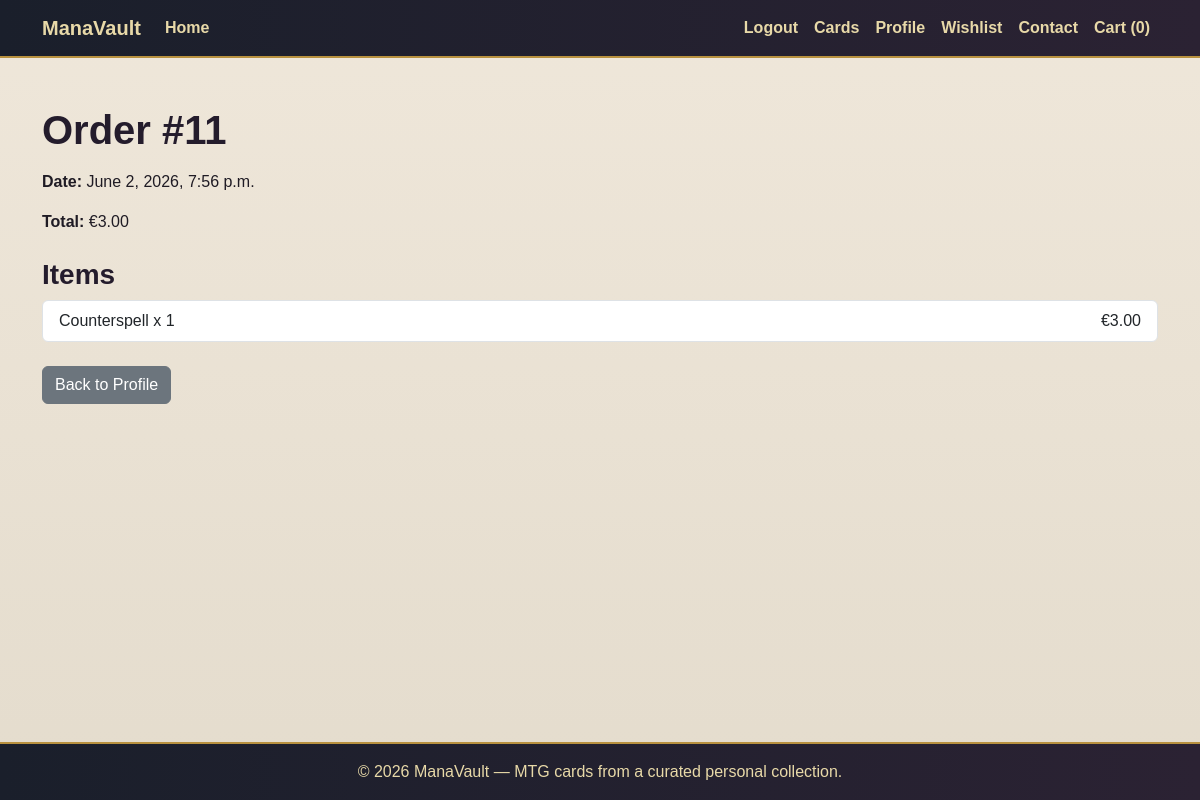
The app's page /profiles/order/11/ (signed in) with its own data.
### checkout/models.py (models this page shows, shortened)
class Order(models.Model):
    user = models.ForeignKey(User, on_delete=models.CASCADE, null=True, blank=True)
    full_name = models.CharField(max_length=50)
    email = models.EmailField()
    phone_number = models.CharField(max_length=20)
    country = models.CharField(max_length=40)
    postcode = models.CharField(max_length=20)
    town_or_city = models.CharField(max_length=40)
    street_address1 = models.CharField(max_length=80)
    street_address2 = models.CharField(max_length=80, blank=True)
    county = models.CharField(max_length=80, blank=True)
    date = models.DateTimeField(auto_now_add=True)
    order_total = models.DecimalField(max_digits=10, decimal_places=2, default=0)

class OrderLineItem(models.Model):
    order = models.ForeignKey(Order, on_delete=models.CASCADE, related_name='lineitems')
    card = models.ForeignKey(Card, on_delete=models.CASCADE)
    quantity = models.PositiveIntegerField(default=1)
    lineitem_total = models.DecimalField(max_digits=6, decimal_places=2, editable=False)

### cards/models.py (models this page shows, shortened)
class Card(models.Model):
    RARITY_CHOICES = [
        ('common', 'Common'),
        ('uncommon', 'Uncommon'),
        ('rare', 'Rare'),
        ('mythic', 'Mythic Rare'),
    ]
    CONDITION_CHOICES = [
        ('nm', 'Near Mint'),
        ('lp', 'Lightly Played'),
        ('mp', 'Moderately Played'),
        ('hp', 'Heavily Played'),
    ]
    name = models.CharField(max_length=255)
    set_name = models.CharField(max_length=255)
    card_type = models.CharField(max_length=255)
    rarity = models.CharField(max_length=20, choices=RARITY_CHOICES)
    condition = models.CharField(max_length=20, choices=CONDITION_CHOICES)
    mana_cost = models.CharField(max_length=50, blank=True)
    color_identity = models.CharField(max_length=50, blank=True)
    description = models.TextField(blank=True)
    price = models.DecimalField(max_digits=6, decimal_places=2)
    stock_quantity = models.PositiveIntegerField(default=1)
    image = models.ImageField(upload_to='cards/', blank=True, null=True)
    is_active = models.BooleanField(default=True)
    created_at = models.DateTimeField(auto_now_add=True)
    updated_at = models.DateTimeField(auto_now=True)
    class Meta:
        ordering = ['name']

### profiles/views.py (the view)
# urls.py: path('order/<int:order_id>/', order_detail, name='order_detail'),
@login_required
def order_detail(request, order_id):
    order = get_object_or_404(Order, id=order_id, user=request.user)
    return render(request, 'profiles/order_detail.html', {
        'order': order,
    })

### templates/profiles/order_detail.html (shortened to what this page needs)
{% extends 'base.html' %}
{% block content %}
<div class="py-4">
    <h1 class="mb-3">Order #{{ order.id }}</h1>
    <p><strong>Date:</strong> {{ order.date }}</p>
    <p><strong>Total:</strong> €{{ order.order_total }}</p>
    <h3 class="mt-4">Items</h3>
    <ul class="list-group">
        {% for item in order.lineitems.all %}
            <li class="list-group-item d-flex justify-content-between align-items-center">
                <span>{{ item.card.name }} x {{ item.quantity }}</span>
                <span>€{{ item.lineitem_total }}</span>
            </li>
        {% endfor %}
    </ul>
    <div class="mt-4">
        <a href="{% url 'profile' %}" class="btn btn-secondary">Back to Profile</a>
    </div>
</div>
{% endblock %}

### static/css/base.css (style rules this page uses)
body { min-height: 100vh; display: flex; flex-direction: column; background: linear-gradient(to bottom, #efe7da, #e4dccd); color: #1f1b24; font-family: Arial, sans-serif; }
h1, h2, h3, h4, h5 { color: #241c2c; font-weight: 700; }
a { color: #8c2f39; }

### records on screen
Order: id "11", date "June 2, 2026, 7:56 p.m.", order_total "3.00"
OrderLineItem: card.name "Counterspell", quantity "1", lineitem_total "3.00"

### other values on screen
{{ request.session.cart|length|default:0 }} "0"
